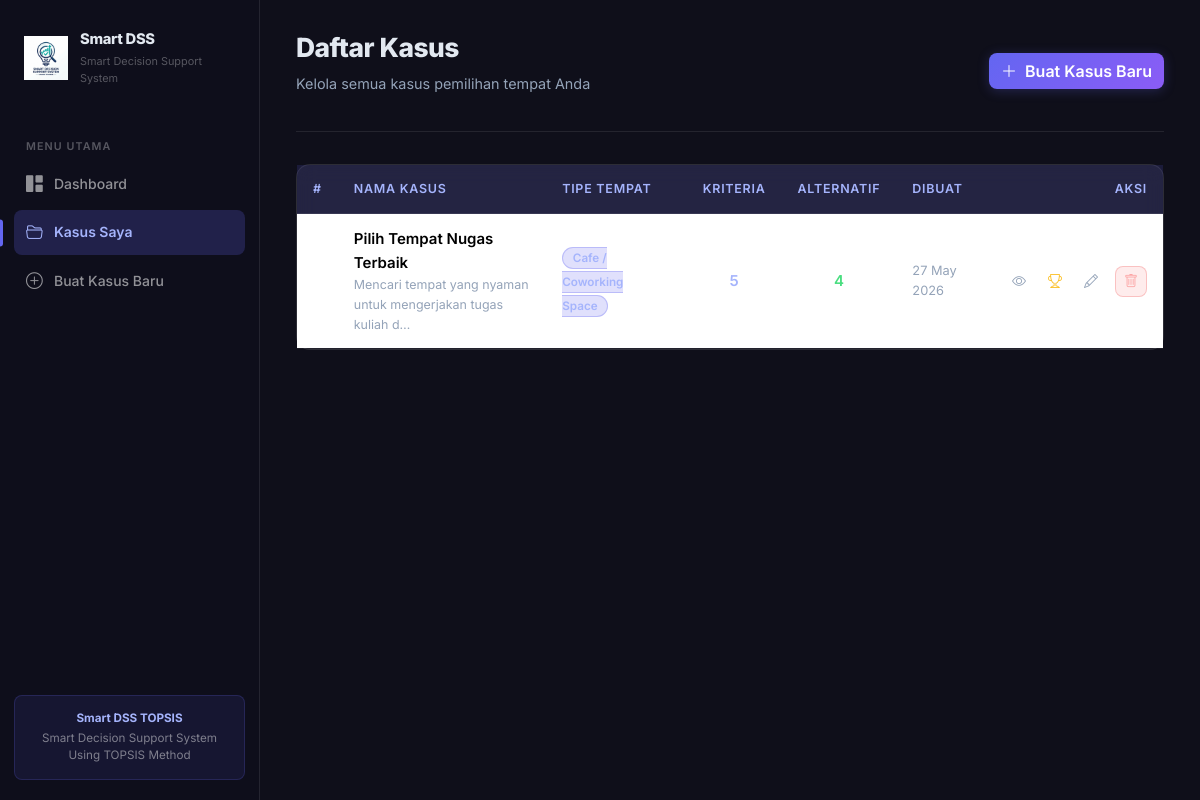
The page /index.php?page=kasus on the database its author committed.
### tables this page shows
CREATE TABLE IF NOT EXISTS kasus (
  id          INT AUTO_INCREMENT PRIMARY KEY,
  nama        VARCHAR(255) NOT NULL,
  deskripsi   TEXT,
  tipe_tempat VARCHAR(100),
  created_at  TIMESTAMP DEFAULT CURRENT_TIMESTAMP
);

### controllers/KasusController.php (called while the page is built, shortened)
<?php
class KasusController {
    public function index(): void {
        $kasus_list = getAllKasus();
        require BASE_PATH . '/views/layouts/header.php';
        require BASE_PATH . '/views/kasus/index.php';
        require BASE_PATH . '/views/layouts/footer.php';
    }
}

### models/Kasus.php (called while the page is built, shortened)
<?php
function getAllKasus(): array {
    $db = getDB();
    $sql = "SELECT k.*,
                COUNT(DISTINCT kr.id) AS jumlah_kriteria,
                COUNT(DISTINCT a.id)  AS jumlah_alternatif
            FROM kasus k
            LEFT JOIN kriteria   kr ON kr.kasus_id = k.id
            LEFT JOIN alternatif a  ON a.kasus_id  = k.id
            GROUP BY k.id
            ORDER BY k.created_at DESC";
    return $db->query($sql)->fetchAll();
}

### views/kasus/index.php (the view, shortened to what this page needs)
<div class="page-header fade-in-up">
  <div class="d-flex align-items-center justify-content-between flex-wrap gap-2">
    <div>
      <h1 class="page-title">Daftar Kasus</h1>
      <p class="page-subtitle">Kelola semua kasus pemilihan tempat Anda</p>
    </div>
    <a href="index.php?page=kasus&action=create" class="btn btn-gradient">
      <i class="bi bi-plus-lg me-1"></i> Buat Kasus Baru
    </a>
  </div>
</div>
<div class="glass-card fade-in-up">
  <?php if (empty($kasus_list)): ?>
  <div class="empty-state">
    <i class="bi bi-folder2 d-block"></i>
    <p style="color:var(--text-muted);">Belum ada kasus. Buat kasus pertama Anda!</p>
    <a href="index.php?page=kasus&action=create" class="btn btn-gradient mt-2">
      <i class="bi bi-plus-lg me-1"></i> Buat Sekarang
    </a>
  </div>
  <?php else: ?>
  <div class="table-responsive">
    <table class="table table-dark-custom table-dark-custom align-middle mb-0">
      <thead>
        <tr>
          <th>#</th>
          <th>Nama Kasus</th>
          <th>Tipe Tempat</th>
          <th class="text-center">Kriteria</th>
          <th class="text-center">Alternatif</th>
          <th>Dibuat</th>
          <th class="text-end">Aksi</th>
        </tr>
      </thead>
      <tbody>
      <?php foreach ($kasus_list as $i => $k): ?>
        <tr>
          <td style="color:var(--text-faint);font-size:.85rem;"><?= $i + 1 ?></td>
          <td>
            <div style="font-weight:600;"><?= htmlspecialchars($k['nama']) ?></div>
            <?php if ($k['deskripsi']): ?>
            <div style="font-size:.78rem;color:var(--text-muted);">
              <?= htmlspecialchars(mb_strimwidth($k['deskripsi'], 0, 60, '…')) ?>
            </div>
            <?php endif; ?>
          </td>
          <td>
            <span class="badge-bobot"><?= htmlspecialchars($k['tipe_tempat'] ?: 'Umum') ?></span>
          </td>
          <td class="text-center">
            <span style="font-weight:600;color:#a5b4fc;"><?= (int)$k['jumlah_kriteria'] ?></span>
          </td>
          <td class="text-center">
            <span style="font-weight:600;color:#4ade80;"><?= (int)$k['jumlah_alternatif'] ?></span>
          </td>
          <td style="font-size:.8rem;color:var(--text-muted);">
            <?= date('d M Y', strtotime($k['created_at'])) ?>
          </td>
          <td class="text-end">
            <div class="d-flex gap-1 justify-content-end">
              <a href="index.php?page=kasus&action=show&id=<?= $k['id'] ?>"
                 class="btn btn-ghost btn-sm" title="Detail">
                <i class="bi bi-eye"></i>
              </a>
              <a href="index.php?page=hasil&kasus_id=<?= $k['id'] ?>"
                 class="btn btn-ghost btn-sm" title="Hasil">
                <i class="bi bi-trophy" style="color:#fbbf24;"></i>
              </a>
              <a href="index.php?page=kasus&action=edit&id=<?= $k['id'] ?>"
                 class="btn btn-ghost btn-sm" title="Edit">
                <i class="bi bi-pencil"></i>
              </a>
              <button type="button"
                      class="btn btn-danger-soft btn-sm"
                      title="Hapus"
                      onclick="confirmDelete('del-kasus-<?= $k['id'] ?>', '<?= addslashes(htmlspecialchars($k['nama'])) ?>')">
                <i class="bi bi-trash"></i>
              </button>
            </div>
          </td>
        </tr>
      <?php endforeach; ?>
      </tbody>
    </table>
  </div>
  <?php endif; ?>
</div>

### assets/css/style.css (style rules this page uses)
*, *::before, *::after { box-sizing: border-box; margin: 0; padding: 0; }
:root { --accent: #6366f1; --accent-light: #8b5cf6; --accent-glow: rgba(99, 102, 241, 0.25); --bg: #0f0f1a; --bg-card: rgba(255, 255, 255, 0.04); --bg-card-h: rgba(255, 255, 255, 0.07); --border: rgba(255, 255, 255, 0.09); --border-a: rgba(99, 102, 241, 0.4); --text: #e2e8f0; --text-muted: #94a3b8; --text-faint: rgba(255, 255, 255, 0.3); --green: #22c55e; --red: #ef4444; --gold: #fbbf24; --sidebar-w: 260px; --radius: 14px; --radius-sm: 8px; --shadow: 0 8px 32px rgba(0,0,0,0.4); }
html { scroll-behavior: smooth; }
body { font-family: 'Inter', system-ui, sans-serif; background: var(--bg); color: var(--text); min-height: 100vh; font-size: 15px; line-height: 1.6; }
.page-header { margin-bottom: 2rem; padding-bottom: 1.25rem; border-bottom: 1px solid var(--border); }
.page-title { font-size: 1.65rem; font-weight: 800; letter-spacing: -.5px; }
.page-subtitle { color: var(--text-muted); font-size: 0.9rem; margin-top: 3px; }
.glass-card { background: var(--bg-card); border: 1px solid var(--border); border-radius: var(--radius); backdrop-filter: blur(10px); -webkit-backdrop-filter: blur(10px); transition: border-color .25s, box-shadow .25s, transform .25s; }
.btn-gradient { background: linear-gradient(135deg, var(--accent), var(--accent-light)); border: none; color: #fff; font-weight: 600; border-radius: var(--radius-sm); transition: all .25s ease; box-shadow: 0 2px 12px var(--accent-glow); }
.btn-ghost { background: var(--bg-card); border: 1px solid var(--border); color: var(--text-muted); border-radius: var(--radius-sm); font-weight: 500; transition: all .2s ease; }
.btn-danger-soft { background: rgba(239,68,68,.1); border: 1px solid rgba(239,68,68,.25); color: #fca5a5; border-radius: var(--radius-sm); font-weight: 500; transition: all .2s ease; }
.table-dark-custom { background: transparent; color: var(--text); margin-bottom: 0; }
.table-dark-custom thead th { background: rgba(99,102,241,.15); color: #a5b4fc; border-color: var(--border); font-weight: 600; font-size: 0.78rem; text-transform: uppercase; letter-spacing: .06em; padding: 0.9rem 1rem; white-space: nowrap; }
.table-dark-custom td { border-color: rgba(255,255,255,.05); padding: 0.8rem 1rem; vertical-align: middle; }
.badge-bobot { background: rgba(99,102,241,.2); color: #a5b4fc; border: 1px solid rgba(99,102,241,.3); font-size: 0.73rem; font-weight: 600; padding: .2rem .6rem; border-radius: 20px; }
.fade-in-up { animation: fadeInUp .4s ease both; }

### rows shown on the page
kasus: nama "Pilih Tempat Nugas Terbaik", deskripsi "Mencari tempat yang nyaman untuk mengerjakan tugas kuliah d…", tipe_tempat "Cafe / Coworking Space", jumlah_kriteria "5", jumlah_alternatif "4", created_at "27 May 2026"
